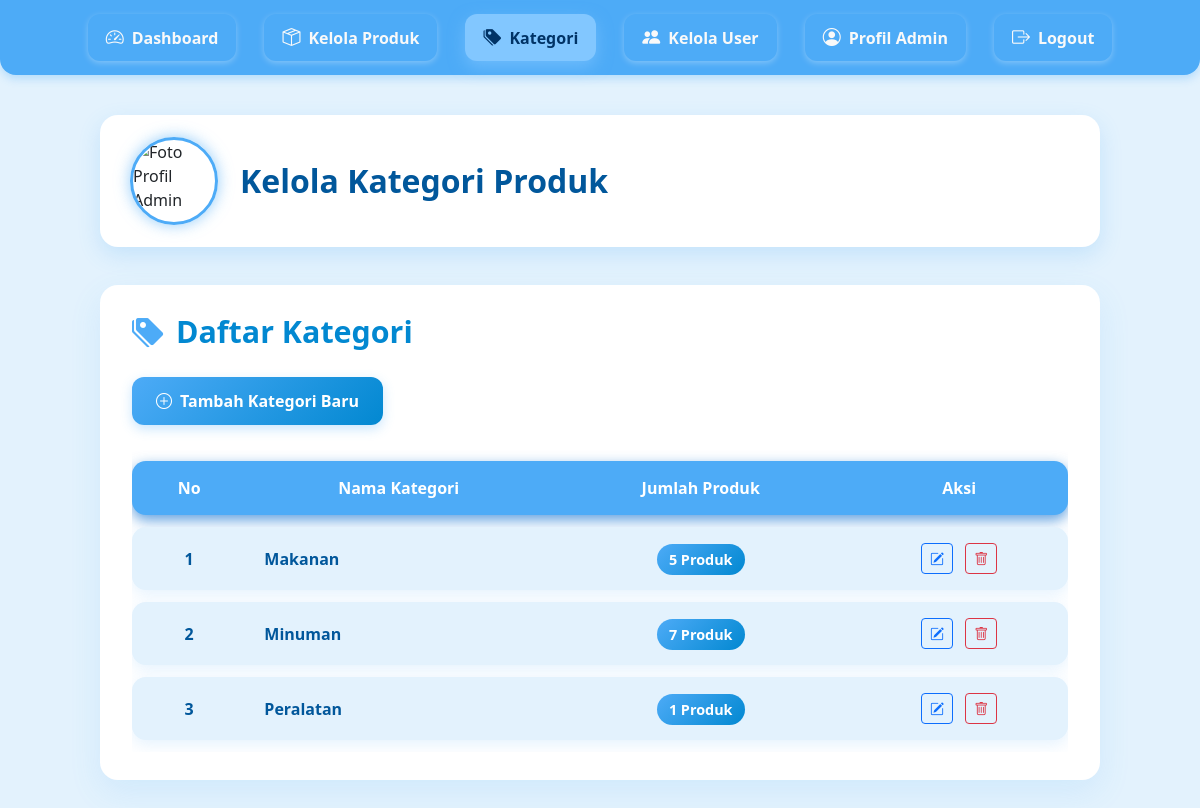
Page /view/admin/kategori.php (signed in) on the committed database.
### tables this page shows
CREATE TABLE `categories` (
  `id` int(11) NOT NULL,
  `name` varchar(50) NOT NULL,
  `description` text DEFAULT NULL,
  `created_at` timestamp NOT NULL DEFAULT current_timestamp()
);

### view/admin/kategori.php (the view, shortened to what this page needs)
<?php
include '../../includes/database.php';
$limit = 5;
$page = isset($_GET['page']) ? max(1, intval($_GET['page'])) : 1;
$offset = ($page - 1) * $limit;
$sql = "SELECT c.id, c.name AS nama_kategori, COUNT(p.id) AS total_produk
        FROM categories c
        LEFT JOIN products p ON p.category_id = c.id
        GROUP BY c.id, c.name
        ORDER BY c.name ASC
        LIMIT $limit OFFSET $offset";
$result = $conn->query($sql);
$user_id = $_SESSION['user_id'];
$admin_query = mysqli_query($conn, "SELECT photo FROM users WHERE id = $user_id LIMIT 1");
$admin = mysqli_fetch_assoc($admin_query);
$photoPath = '../../uploads/profile/' . ($admin['photo'] ?: 'default-profile.png');
if (!file_exists($photoPath)) {
    $photoPath = '../../assets/img/default-profile.png';
}
?>
<!DOCTYPE html>
<html lang="id">
<head>
    <link href="https://cdn.jsdelivr.net/npm/bootstrap@5.3.3/dist/css/bootstrap.min.css" rel="stylesheet" />
    <link href="https://cdn.jsdelivr.net/npm/bootstrap-icons@1.10.5/font/bootstrap-icons.css" rel="stylesheet" />
</head>
<body>
    <nav aria-label="Navigasi Menu Admin">
        <a href="dashboard.php"><i class="bi bi-speedometer2"></i> Dashboard</a>
        <a href="produk.php"><i class="bi bi-box-seam"></i> Kelola Produk</a>
        <a href="kategori.php" class="active"><i class="bi bi-tags-fill"></i> Kategori</a>
        <a href="kelola_user.php"><i class="bi bi-people-fill"></i> Kelola User</a>
        <a href="profil.php"><i class="bi bi-person-circle"></i> Profil Admin</a>
        <a href="logout.php"><i class="bi bi-box-arrow-right"></i> Logout</a>
    </nav>
    <main>
        <header>
            <img src="<?= htmlspecialchars($photoPath); ?>" alt="Foto Profil Admin" />
            <h2>Kelola Kategori Produk</h2>
        </header>
        <section class="content-section">
            <h3><i class="bi bi-tags-fill"></i> Daftar Kategori</h3>
            <a href="tambah_kategori.php" class="btn-add">
                <i class="bi bi-plus-circle"></i> Tambah Kategori Baru
            </a>
            <div class="table-responsive">
                <table role="table" aria-describedby="kategori-desc" aria-live="polite" aria-relevant="all">
                    <thead>
                        <tr>
                            <th scope="col">No</th>
                            <th scope="col">Nama Kategori</th>
                            <th scope="col">Jumlah Produk</th>
                            <th scope="col">Aksi</th>
                        </tr>
                    </thead>
                    <tbody>
                        <?php if ($result && $result->num_rows > 0): ?>
                            <?php $no = $offset + 1; ?>
                            <?php while ($row = $result->fetch_assoc()): ?>
                                <tr>
                                    <td><?= $no++ ?></td>
                                    <td style="text-align: left; font-weight: 600; color: #01579b;">
                                        <?= htmlspecialchars($row['nama_kategori']) ?>
                                    </td>
                                    <td>
                                        <span class="badge-count"><?= $row['total_produk'] ?> Produk</span>
                                    </td>
                                    <td>
                                        <a href="edit_kategori.php?id=<?= $row['id'] ?>"
                                            class="btn btn-sm btn-outline-primary me-2"
                                            title="Edit Kategori">
                                            <i class="bi bi-pencil-square"></i>
                                        </a>
                                        <a href="hapus_kategori.php?id=<?= $row['id'] ?>"
                                            class="btn btn-sm btn-outline-danger"
                                            title="Hapus Kategori"
                                            onclick="return confirm('Yakin ingin menghapus kategori ini?')">
                                            <i class="bi bi-trash"></i>
                                        </a>
                                    </td>
                                </tr>
                            <?php endwhile; ?>
                        <?php endif; ?>
                    </tbody>
                </table>
            </div>
        </section>
    </main>
</body>
</html>

### view/admin/kategori.php (style rules this page uses)
body, html { margin: 0; padding: 0; font-family: 'Segoe UI', Tahoma, Geneva, Verdana, sans-serif; background: #e3f2fd; min-height: 100vh; display: flex; flex-direction: column; }
nav { background: #4dabf7; padding: 14px 0; display: flex; justify-content: center; gap: 28px; font-weight: 600; font-size: 16px; position: sticky; top: 0; box-shadow: 0 4px 8px rgba(77, 171, 247, 0.3); z-index: 1000; border-radius: 0 0 16px 16px; }
nav a { color: #f9f9f9; text-decoration: none; padding: 10px 18px; border-radius: 12px; display: flex; align-items: center; gap: 8px; transition: background-color 0.3s ease, color 0.3s ease; box-shadow: 0 2px 6px rgba(255 255 255 / 0.3); }
nav a i { font-size: 18px; }
nav a:hover, nav a.active { background-color: #82c7ff; color: #003366; box-shadow: 0 6px 16px rgba(130, 199, 255, 0.6); }
main { flex-grow: 1; padding: 40px 50px; max-width: 1100px; margin: 0 auto 40px auto; width: 100%; }
header { display: flex; align-items: center; gap: 22px; margin-bottom: 38px; background: white; padding: 22px 30px; border-radius: 18px; box-shadow: 0 8px 22px rgb(77 171 247 / 0.2); }
header img { width: 88px; height: 88px; object-fit: cover; border-radius: 50%; border: 3px solid #4dabf7; box-shadow: 0 0 15px rgba(77, 171, 247, 0.6); transition: transform 0.3s ease; }
header h2 { font-weight: 700; color: #01579b; margin: 0; font-size: 2rem; user-select: none; }
.content-section { background: white; border-radius: 18px; padding: 28px 32px; box-shadow: 0 12px 32px rgba(77, 171, 247, 0.12); }
.content-section h3 { font-weight: 700; color: #0288d1; font-size: 1.9rem; margin-bottom: 26px; user-select: none; display: flex; align-items: center; gap: 12px; }
.content-section h3 i { font-size: 2rem; color: #4dabf7; }
.btn-add { background: linear-gradient(135deg, #4dabf7, #0288d1); color: white; border: none; padding: 12px 24px; border-radius: 12px; font-weight: 600; text-decoration: none; display: inline-flex; align-items: center; gap: 8px; transition: all 0.3s ease; box-shadow: 0 4px 12px rgba(77, 171, 247, 0.3); margin-bottom: 24px; }
table { width: 100%; border-collapse: separate; border-spacing: 0 12px; }
thead tr { background: #4dabf7; color: white; border-radius: 14px; box-shadow: 0 5px 14px rgba(25, 118, 210, 0.7); }
thead th { padding: 15px 18px; font-weight: 700; text-align: center; border: none; }
thead th:first-child { border-radius: 14px 0 0 14px; }
thead th:last-child { border-radius: 0 14px 14px 0; }
tbody tr { background: #e3f2fd; box-shadow: 0 5px 15px rgba(77, 171, 247, 0.14); border-radius: 14px; transition: all 0.3s ease; }
tbody td { padding: 16px 18px; vertical-align: middle; color: #26418f; border: none; text-align: center; }
tbody td:first-child { border-radius: 14px 0 0 14px; font-weight: 700; color: #01579b; }
tbody td:last-child { border-radius: 0 14px 14px 0; }
.badge-count { background: linear-gradient(135deg, #4dabf7, #0288d1); color: white; padding: 6px 12px; border-radius: 20px; font-weight: 600; font-size: 0.9rem; }

### rows in the picture
categories: name "Makanan", total_produk "5"
categories: name "Minuman", total_produk "7"
categories: name "Peralatan", total_produk "1"
